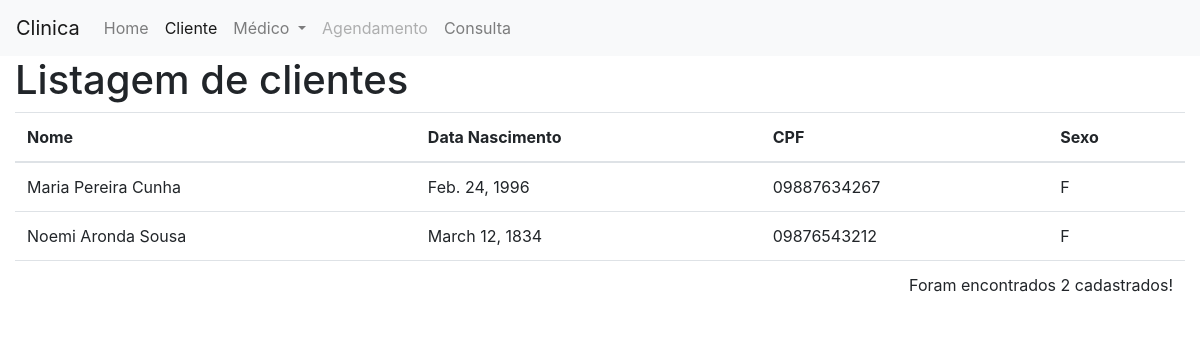
Page /atendimento/cliente/ on the committed database.
### atendimento/models.py (models this page shows)
class Cliente(models.Model):
    nome = models.CharField(max_length=50)
    dt_nasc = models.DateField()
    cpf = models.CharField(max_length=11)
    sexo = models.CharField(max_length=1)

### atendimento/views.py (the view)
# urls.py: path('cliente/', views.cliente_list),
def cliente_list(request):
    clientes = Cliente.objects.all()
    return render(request, 'cliente/list.html', {'clientes':clientes})

### atendimento/templates/cliente/list.html (shortened to what this page needs)
<!DOCTYPE html>
<html lang="en">
<head>
    <link rel="stylesheet" href="https://stackpath.bootstrapcdn.com/bootstrap/4.1.3/css/bootstrap.min.css"
>
</head>
<body>
    <nav class="navbar navbar-expand-lg navbar-light bg-light">
        <a class="navbar-brand" href="#">Clinica</a>
        <div class="collapse navbar-collapse" id="navbarSupportedContent">
            <ul class="navbar-nav mr-auto">
                <li class="nav-item ">
                    <a class="nav-link" href="/atendimento/">Home
                    </a>
                </li>
                <li class="nav-item active">
                    <a class="nav-link" href="/atendimento/cliente">Cliente</a>
                </li>
                <li class="nav-item dropdown">
                    <a class="nav-link dropdown-toggle" href="#" id="navbarDropdown" role="button" data-toggle="dropdown" aria-haspopup="true"
                        aria-expanded="false">
                        Médico
                    </a>
                </li>
                <li class="nav-item">
                    <a class="nav-link disabled" href="#">Agendamento</a>
                </li>
                <li class="nav-item">
                    <a class="nav-link" href="#">Consulta</a>
                </li>
            </ul>
    </nav>
    <div class="container-fluid">
        <div class="row">
            <div class="col-md-12">
                <h1>Listagem de clientes</h1>
                <table class="table">
                    <thead>
                        <tr>
                            <th>Nome</th>
                            <th>Data Nascimento</th>
                            <th>CPF</th>
                            <th>Sexo</th>
                        </tr>
                    </thead>
                    <tbody>
                        {% for cliente in clientes %}
                        <tr>
                            <td>{{cliente.nome}}</td>
                            <td>{{cliente.dt_nasc}}</td>
                            <td>{{cliente.cpf}}</td>
                            <td>{{cliente.sexo}}</td>
                        </tr>
                        {% endfor %}
                    </tbody>
                    <tfoot>
                        <tr>
                            <td colspan="4" style="text-align: right;">
                                <p>Foram encontrados {{clientes | length}} cadastrados!</p>
                            </td>
                        </tr>
                    </tfoot>
                </table>
            </div>
        </div>
    </div>
</body>
</html>

### rows in the picture
Cliente: nome "Maria Pereira Cunha", dt_nasc "Feb. 24, 1996", cpf "09887634267", sexo "F"
Cliente: nome "Noemi Aronda Sousa", dt_nasc "March 12, 1834", cpf "09876543212", sexo "F"

### other values in the picture
{{ clientes | length }} "2"
